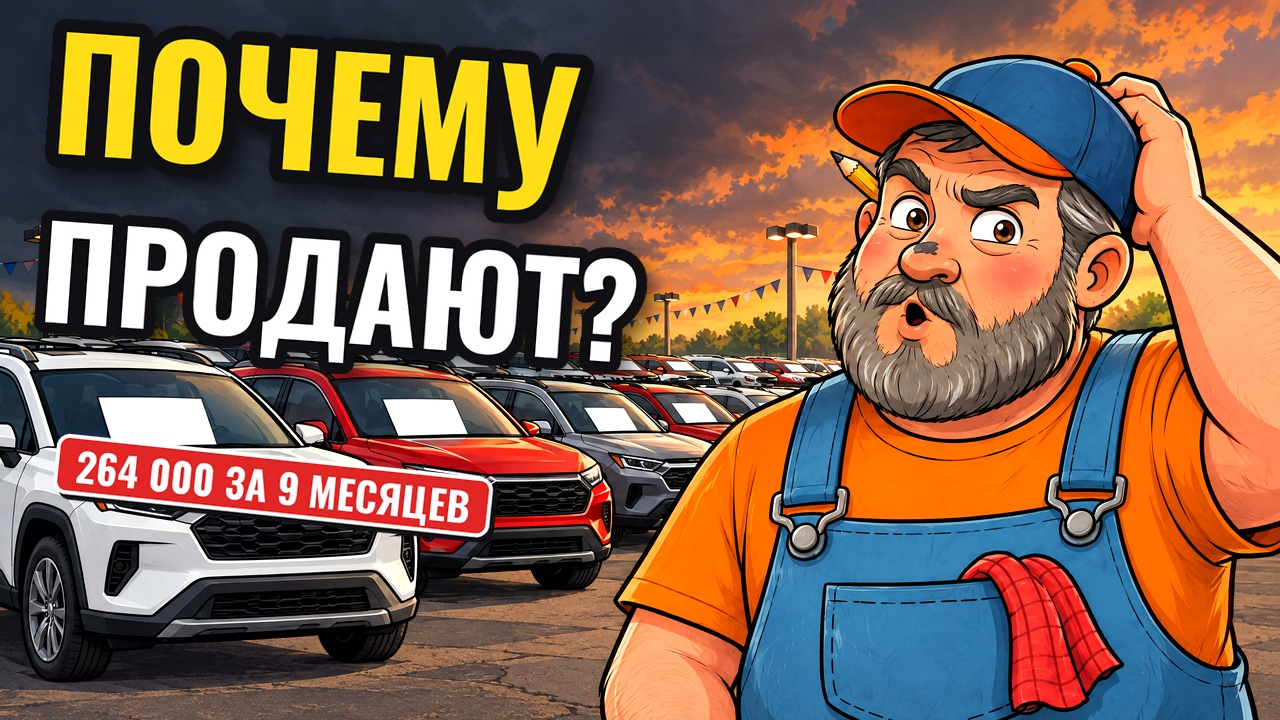
#> input picture gastronom/content-machine/mech/episodes/china/thumb/thumb_pochemu.jpg, 1280 x 720 px, given in place of k_lot.png, which was not available
$ python make_thumbs3.py
#> lines starting #> are read from the running program, lines starting #| are printed output that depends on the picture
"""Обложки «Россияне массово продают китайские машины», v3 — в стиле обложек шортсов «Гаража Михалыча».

Рисованная база (gpt_image_2_5 по референсу стиля, без текста) + наклейка как в шортсах (covers/covers.py sticker):
кремовая плашка, тёмно-синяя обводка и комикс-тень, наклон 3°, Dela Gothic One, ключевое слово оранжевым.
Под 16:9: наклейка слева внизу (правый нижний угол — счётчик длительности YouTube, туда ничего не ставим).
На табличке за лобовым стеклом — «ПРОДАМ» в перспективе (углы таблички в SIGNS, в пикселях базы 2688×1520).

    python3 make_thumbs3.py            → out3/thumb_<имя>.jpg 1280×720 и sheet3.jpg (как в ленте телефона)
"""
import os, sys
from PIL import Image, ImageDraw, ImageFont, ImageEnhance
D = os.path.dirname(os.path.abspath(__file__))
FONT = '/home/user/gastronom/content-machine/mech/covers/fonts/DelaGothicOne.ttf'
W, H = 1280, 720
NAVY, ORANGE, WHITE, CREAM, RED = (27, 38, 66), (245, 136, 32), (255, 255, 255), (255, 248, 236), (205, 30, 30)

def runs(line):
    out = []
    for i, part in enumerate(line.split('*')):
        if part: out.append((part, i % 2 == 1))
    return out

def base(name):
    im = Image.open(os.path.join(D, 'base3', name + '.png')).convert('RGB')
    im = im.crop((0, 4, 2688, 1516))
    return im

def sign_text(im, quad, text='ПРОДАМ', col=RED):
    """Пишет текст на табличке: quad — углы TL, TR, BR, BL в пикселях базы."""
    import numpy as np
    (x0, y0), (x1, y1), (x2, y2), (x3, y3) = quad
    w = int(max(x1 - x0, x2 - x3)); h = int(max(y3 - y0, y2 - y1))
    flat = Image.new('RGBA', (w * 2, h * 2), (0, 0, 0, 0)); d = ImageDraw.Draw(flat)
    size = h * 2
    while size > 10:
        f = ImageFont.truetype(FONT, size)
        bb = d.textbbox((0, 0), text, font=f)
        if bb[2] - bb[0] <= w * 2 * 0.86 and bb[3] - bb[1] <= h * 2 * 0.62: break
        size -= 4
    bb = d.textbbox((0, 0), text, font=f)
    d.text(((w * 2 - (bb[2] - bb[0])) / 2 - bb[0], (h * 2 - (bb[3] - bb[1])) / 2 - bb[1]), text, font=f, fill=col + (235,))
    flat = flat.resize((w, h), Image.LANCZOS)
    # перспектива: для каждой точки результата ищем точку в плоском прямоугольнике
    src = [(0, 0), (w, 0), (w, h), (0, h)]; dst = quad
    A = []; B = []
    for (X, Y), (u, v) in zip(dst, src):
        A.append([X, Y, 1, 0, 0, 0, -u * X, -u * Y]); B.append(u)
        A.append([0, 0, 0, X, Y, 1, -v * X, -v * Y]); B.append(v)
    coef = np.linalg.solve(np.array(A, float), np.array(B, float))
    layer = flat.transform(im.size, Image.PERSPECTIVE, tuple(coef), Image.BICUBIC)
    out = im.convert('RGBA'); out.alpha_composite(layer)
    return out.convert('RGB')

SERIES = []     # заголовки всех обложек серии: кегль один на всех, как в шортсах (заполняется ниже из V)

def series_size(maxw=640, size=84):
    while size > 30:
        f = ImageFont.truetype(FONT, size)
        if all(f.getlength(''.join(t for t, _ in runs(l))) <= maxw for title in SERIES for l in title.split('\n')): return size
        size -= 2
    return size

def sticker(im, title, cx, cy, angle=3, margin=22):
    """Наклейка как на обложках шортсов (covers.py sticker), пропорции те же: поля по бокам ≈ 0,5 кегля, сверху и снизу
    ровно по 0,42 кегля от букв (центруем по реальным буквам, с хвостиками «у», «р», «д», а не по метрикам шрифта)."""
    lines = title.split('\n'); f = ImageFont.truetype(FONT, series_size()); lh = int(f.size * 1.2)
    # 1) текст на отдельном слое → реальные границы букв
    tl = Image.new('RGBA', (2000, lh * len(lines) + f.size * 2), (0, 0, 0, 0)); d = ImageDraw.Draw(tl)
    for i, l in enumerate(lines):
        rr = runs(l); w = sum(f.getlength(t) for t, _ in rr); x = 1000 - w / 2
        for t, hot in rr:
            d.text((x, f.size // 2 + i * lh), t, font=f, fill=ORANGE if hot else NAVY); x += f.getlength(t)
    tl = tl.crop(tl.getbbox())
    # 2) плашка вокруг букв
    px, py = int(f.size * 0.52), int(f.size * 0.42)
    sh, rad, ow = int(f.size * 0.15), int(f.size * 0.32), max(5, int(f.size * 0.09))
    bw, bh = tl.width + 2 * px + 2 * ow, tl.height + 2 * py + 2 * ow
    layer = Image.new('RGBA', (bw + sh + 20, bh + sh + 20), (0, 0, 0, 0)); d = ImageDraw.Draw(layer)
    d.rounded_rectangle([4 + sh, 4 + sh, bw + 4 + sh, bh + 4 + sh], rad, fill=NAVY)            # комикс-тень
    d.rounded_rectangle([4, 4, bw + 4, bh + 4], rad, fill=CREAM, outline=NAVY, width=ow)
    layer.alpha_composite(tl, (4 + ow + px, 4 + ow + py))
    layer = layer.rotate(angle, resample=Image.BICUBIC, expand=True)
    x = int(cx - layer.width / 2); y = int(cy - layer.height / 2)
    x = max(margin, min(W - margin - layer.width, x)); y = max(margin, min(H - margin - layer.height, y))   # не обрезать у краёв
    out = im.convert('RGBA'); out.alpha_composite(layer, (x, y))
    return out.convert('RGB')

def finish(im):
    im = im.resize((W, H), Image.LANCZOS)
    im = ImageEnhance.Color(im).enhance(1.08); im = ImageEnhance.Contrast(im).enhance(1.04)
    return im

SIGNS = {      # имя базы → углы таблички (TL, TR, BR, BL) в пикселях базы (поиск белого + проверка глазами, signs3.jpg)
    'k_flag': [(1500, 460), (1860, 455), (1840, 615), (1465, 608)],
    'k_lot': [(2007, 671), (2213, 672), (2143, 811), (1937, 800)],
    'k_mikh': [(1365, 245), (1965, 206), (1869, 450), (1327, 472)],
}
V = {          # имя обложки → (база, заголовок, центр наклейки x, y в 1280×720)
    'rynok': ('k_lot', 'Все продают\n*китайские*?', 330, 570),
    'mikh': ('k_mikh', 'Пора продавать\n*китайскую*?', 330, 520),
    'nashi': ('k_split', '*Китайские*\nстали нашими?', 340, 125),
    'nashi2': ('k_split', '*Китайские*\nсменили имя?', 340, 125),   # без двусмысленности «стали» (сталь), точнее по ролику (новое российское имя)
}
SERIES[:] = [v[1] for v in V.values()]

def build(key):
    b, title, cx, cy = V[key]
    im = base(b)
    if b in SIGNS: im = sign_text(im, SIGNS[b])
    im = finish(im)
    return sticker(im, title, cx, cy)

if __name__ == '__main__':
    os.makedirs(os.path.join(D, 'out3'), exist_ok=True)
    keys = sys.argv[1:] or list(V)
    outs = []
    for k in keys:
        im = build(k); im.save(os.path.join(D, 'out3', f'thumb_{k}.jpg'), quality=93); outs.append(im)
#> in base, im is the input picture: PIL image 1280x720 RGB; mean R, G, B 131.3, 99.9, 79.2
#> in base, `im = im.crop((0, 4, 2688, 1516))`:
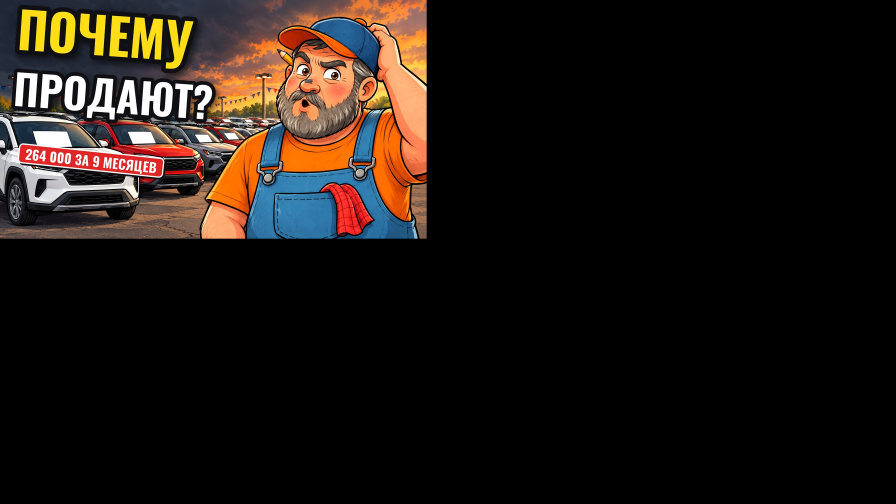
#> im: PIL image 2688x1512 RGB (shown at 1/3 size); mean R, G, B 29.7, 22.6, 17.9
#> in sign_text, `flat = Image.new('RGBA', (w * 2, h * 2), (0, 0, 0, 0))`: flat: PIL image 412x278 RGBA; every value is 0
#> the loop in sign_text, `while size > 10:` made 51 passes
#> bb on passes 1 to 12: (0, 53, 1243, 303), (0, 52, 1225, 298), (0, 51, 1207, 293), (0, 50, 1189, 289), (0, 50, 1171, 285), (0, 49, 1153, 280), (0, 47, 1135, 276), (0, 47, 1118, 272), (0, 46, 1100, 268), (0, 45, 1082, 263), (0, 44, 1064, 258), (0, 44, 1046, 255)
#> after the loop in sign_text, `while size > 10:`: size = 78
#> in sign_text, `flat = flat.resize((w, h), Image.LANCZOS)`:
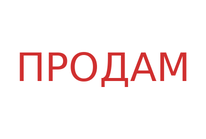
#> flat: PIL image 206x139 RGBA; mean R, G, B, A 22.9, 2.8, 2.8, 14.4; transparent parts drawn white
#> in finish, `im = im.resize((W, H), Image.LANCZOS)`:
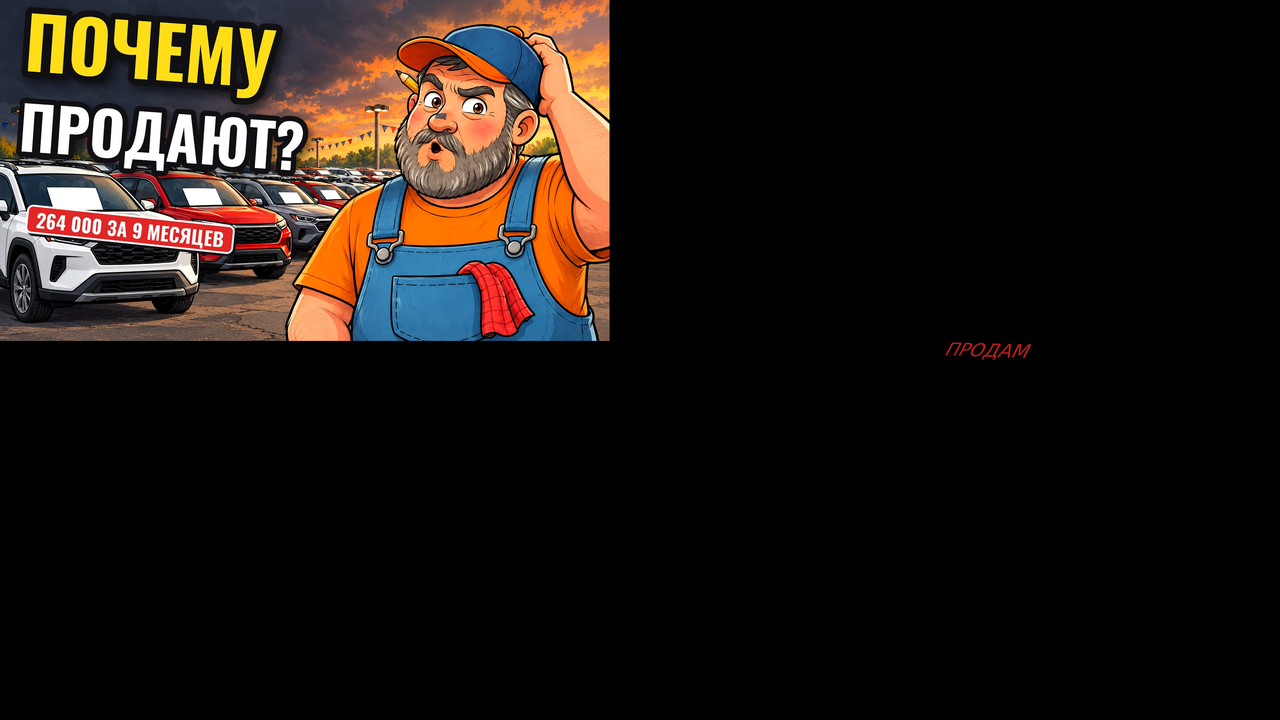
#> im: PIL image 1280x720 RGB; mean R, G, B 29.7, 22.6, 17.9
#> after the loop in series_size, `while size > 30:`: size = 74
#> in sticker, `tl = Image.new('RGBA', (2000, lh * len(lines) + f.size * 2), (0, 0, 0,`: tl: PIL image 2000x324 RGBA; every value is 0
#> the loop in sticker, `for i, l in enumerate(lines):` made 2 passes
#> w on passes 1 to 2: 503, 447.6
#> in sticker, `tl = tl.crop(tl.getbbox())`:
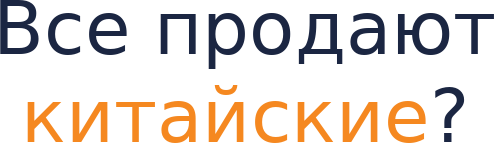
#> tl: PIL image 494x143 RGBA; mean R, G, B, A 28.3, 18.8, 12, 51.4; transparent parts drawn white
#> in sticker, `layer = Image.new('RGBA', (bw + sh + 20, bh + sh + 20), (0, 0, 0, 0))`: layer: PIL image 613x248 RGBA; every value is 0
#> in sticker, `layer.alpha_composite(tl, (4 + ow + px, 4 + ow + py))`:
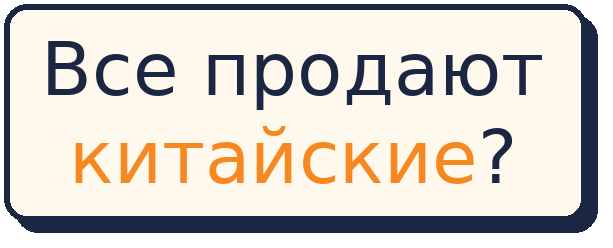
#> layer: PIL image 613x248 RGBA; mean R, G, B, A 187.4, 180.2, 172.6, 226.6; transparent parts drawn white
#> in sticker, `layer = layer.rotate(angle, resample=Image.BICUBIC, expand=True)`:
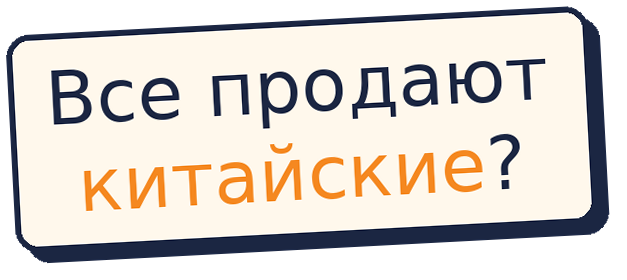
#> layer: PIL image 627x280 RGBA; mean R, G, B, A 162, 155.9, 149.7, 196.2; transparent parts drawn white
#> in sticker, `out.alpha_composite(layer, (x, y))`:
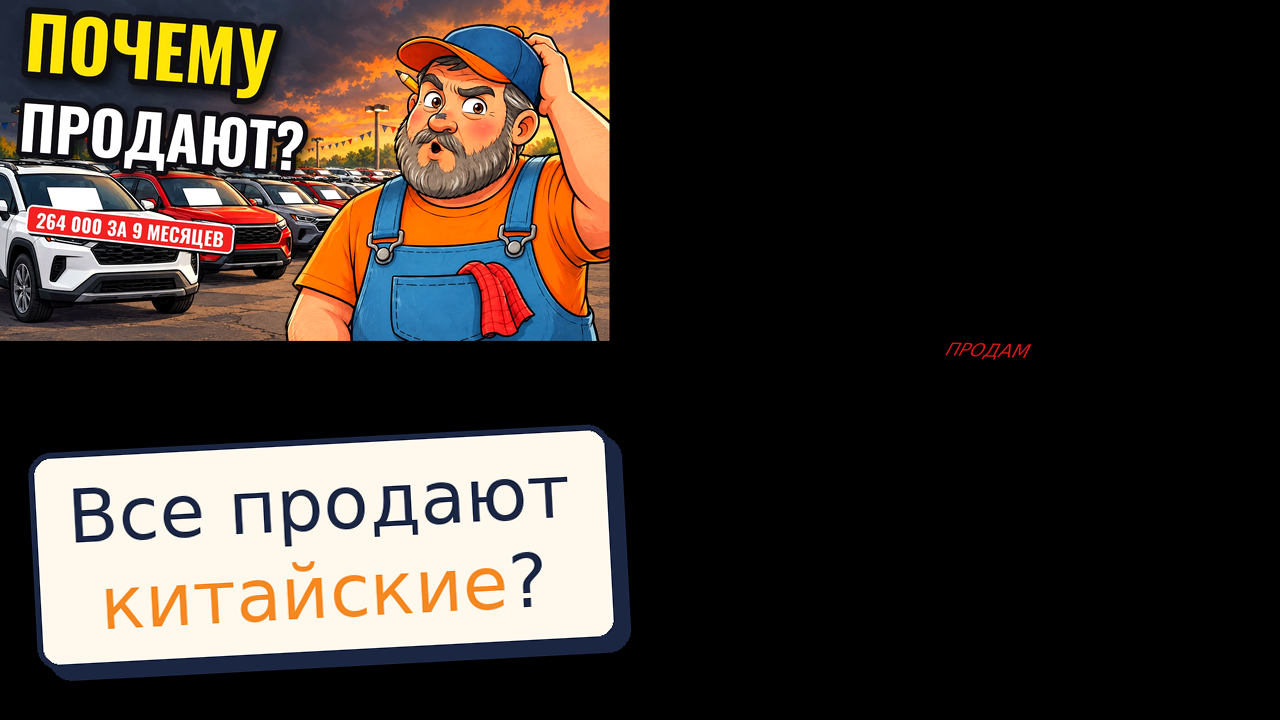
#> out: PIL image 1280x720 RGBA; mean R, G, B, A 61.1, 52.5, 46.2, 255
#> pass 2 of the loop `for k in keys:`:
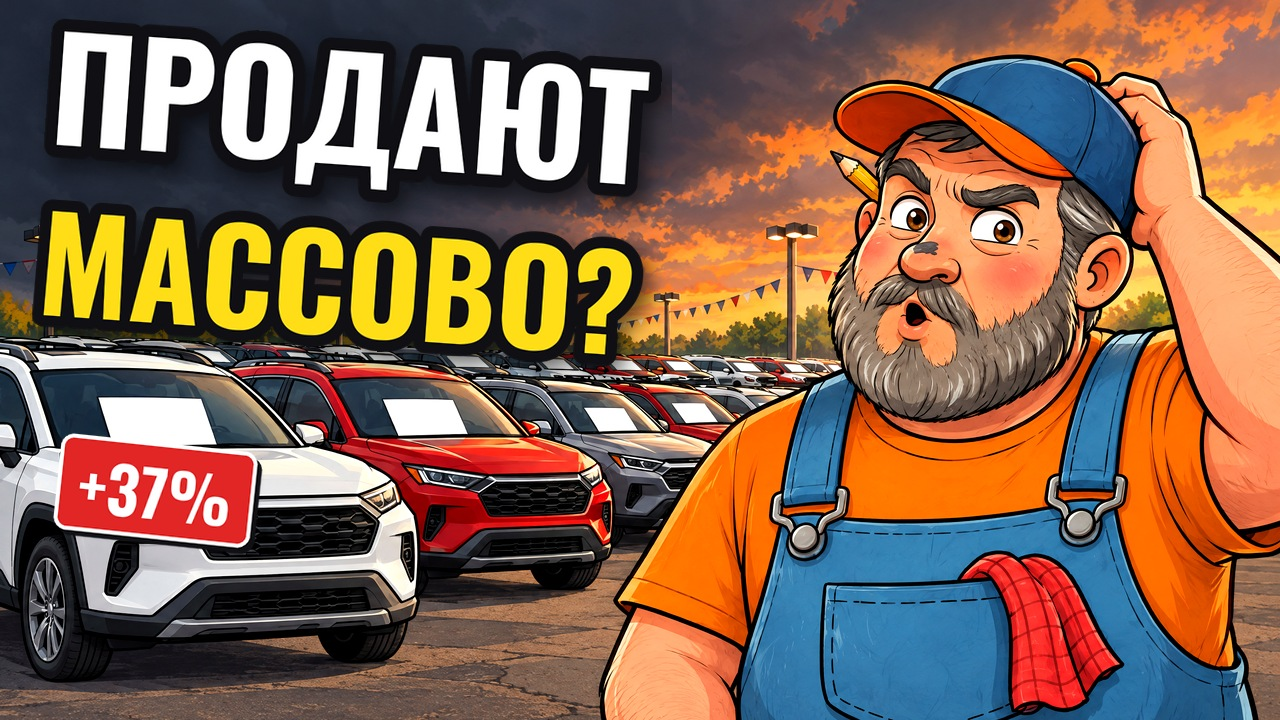
#> input picture gastronom/content-machine/mech/episodes/china/thumb/thumb_prodayut.jpg, 1280 x 720 px, given in place of k_mikh.png, which was not available
#> in base, im is the input picture: PIL image 1280x720 RGB; mean R, G, B 131.8, 100.2, 79.6
#> the loop in sign_text (call 2), `while size > 10:` made 66 passes
#> bb on passes 1 to 8: (0, 91, 2181, 529), (0, 91, 2164, 526), (0, 90, 2146, 521), (0, 89, 2128, 517), (0, 89, 2110, 513), (0, 88, 2092, 508), (0, 87, 2074, 504), (0, 86, 2056, 499)
#> in finish (call 2), `im = im.resize((W, H), Image.LANCZOS)`:
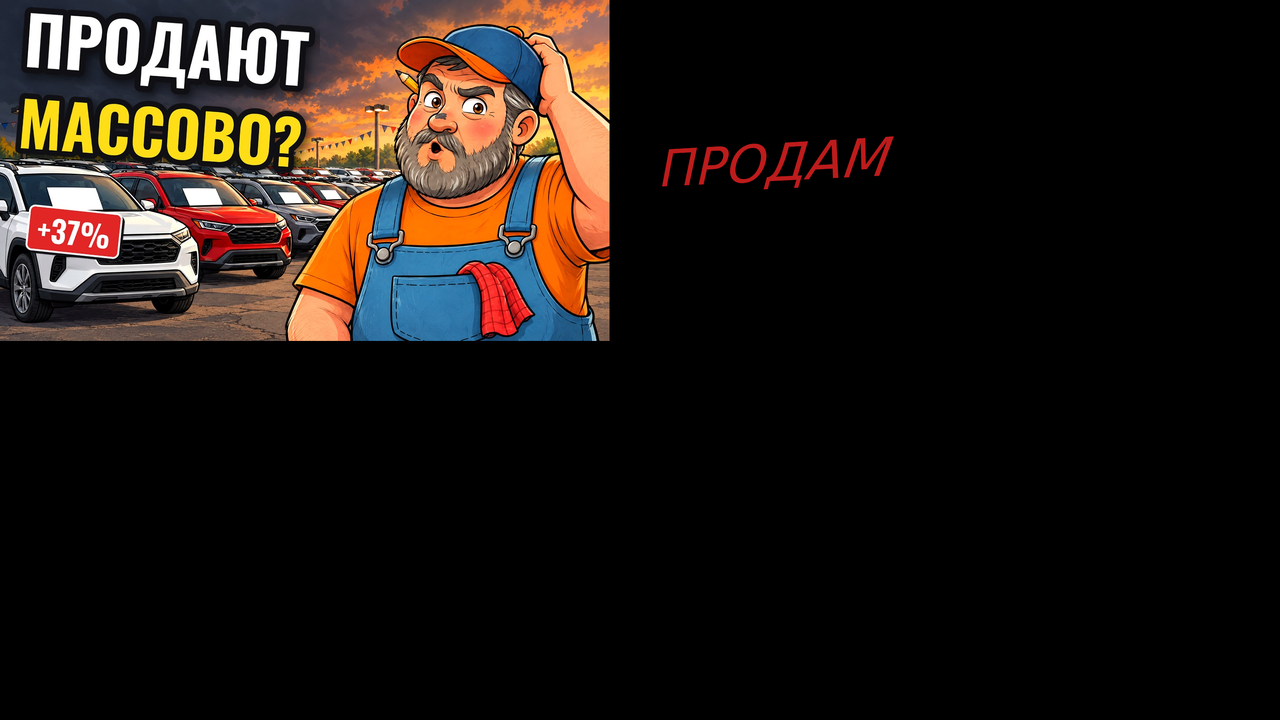
#> im: PIL image 1280x720 RGB; mean R, G, B 30.4, 22.8, 18.1
#> the loop in sticker (call 2), `for i, l in enumerate(lines):` made 2 passes
#> w on passes 1 to 2: 629.6, 460.1
#> in sticker (call 2), `out.alpha_composite(layer, (x, y))`:
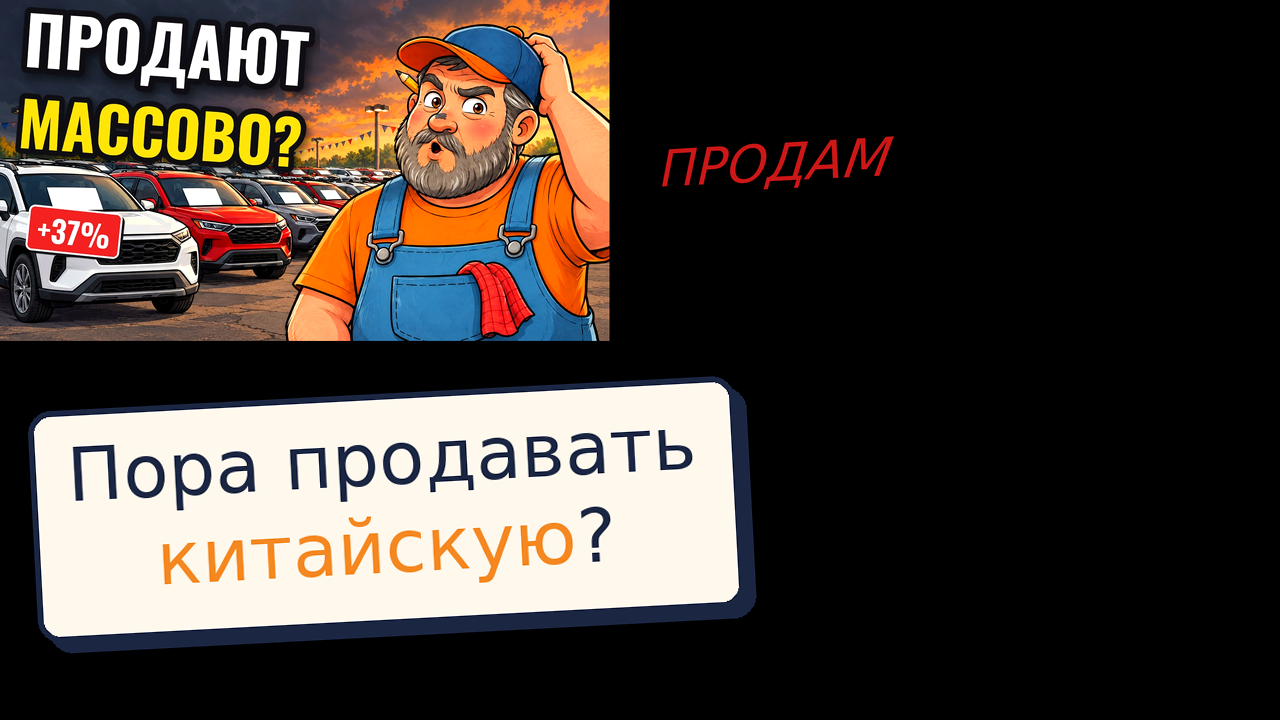
#> out: PIL image 1280x720 RGBA; mean R, G, B, A 71.3, 61.9, 55.3, 255
    # лист превью: крупно (как на компьютере) и мелко (как в ленте телефона)
    sheet = Image.new('RGB', (10 + 480 + 10 + 240 + 10, 10 + len(outs) * 280), (242, 242, 242))
#> sheet: PIL image 750x1130 RGB; every value is 242
    for i, im in enumerate(outs):
        sheet.paste(im.resize((480, 270), Image.LANCZOS), (10, 10 + i * 280))
        sheet.paste(im.resize((240, 135), Image.LANCZOS), (500, 10 + i * 280))
    sheet.save(os.path.join(D, 'sheet3.jpg'), quality=90); print('ok', keys)
